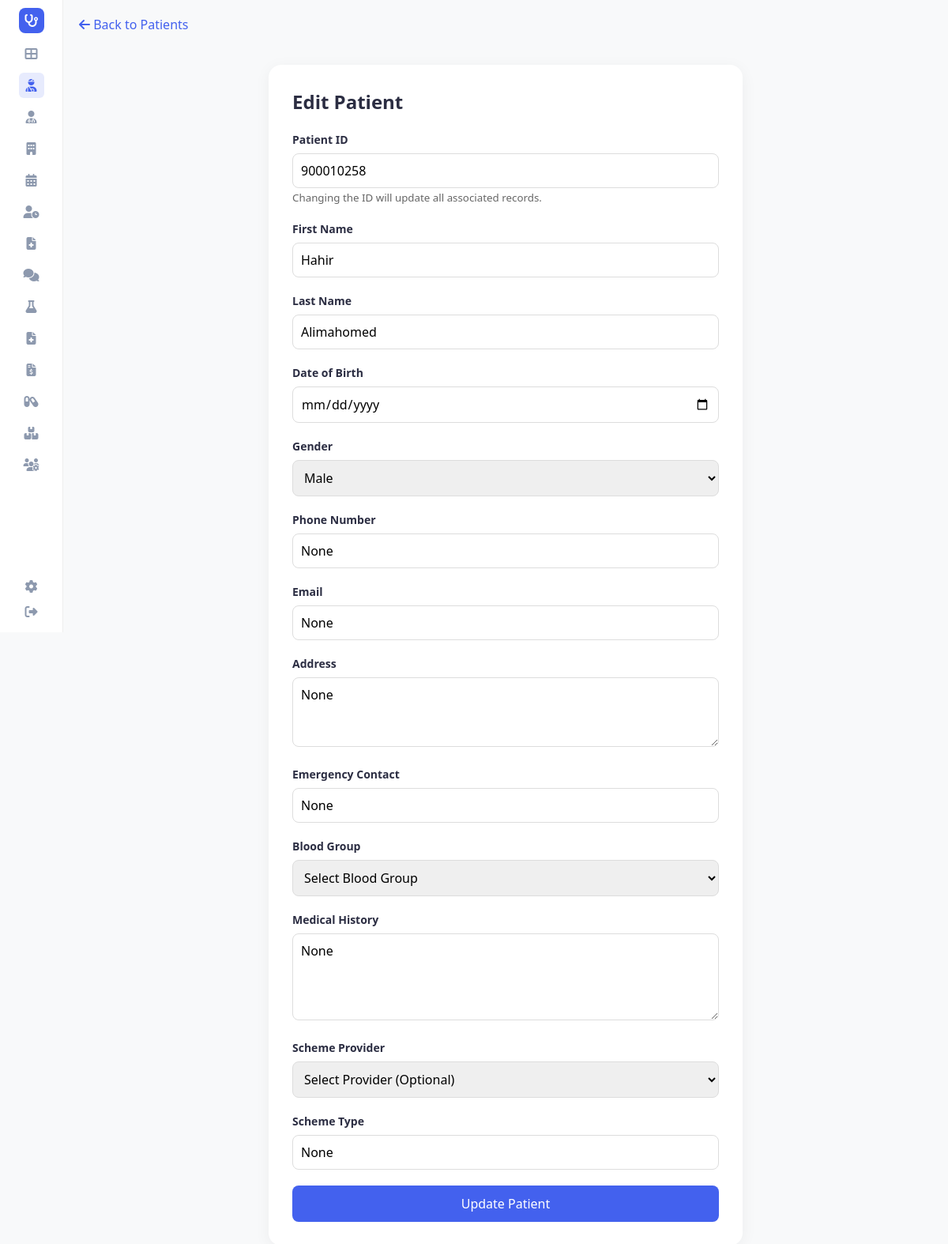
Screenshot of /edit_patient/900010258 (signed in) with the database file from the repository.
### tables this page shows
CREATE TABLE patients (
                patient_id TEXT PRIMARY KEY,
                first_name TEXT,
                last_name TEXT,
                date_of_birth TEXT,
                gender TEXT,
                phone TEXT,
                email TEXT,
                address TEXT,
                emergency_contact TEXT,
                blood_group TEXT,
                medical_history TEXT,
                created_date TEXT,
                scheme_provider TEXT,
                scheme_type TEXT
            , is_deleted INTEGER DEFAULT 0, deleted_at TEXT);

### app.py (the view, shortened to what this page needs)
@app.route('/edit_patient/<patient_id>', methods=['GET', 'POST'])
def edit_patient(patient_id):
    patient = hms.get_patient(patient_id)
    if not patient:
        flash('Patient not found!', 'error')
        return redirect(url_for('patients'))
    return render_template('edit_patient.html', patient=patient, active_page='patients', providers=PROVIDERS)

### app.py (called while the page is built)
@app.before_request
def require_login():
    allowed_routes = ['login', 'register', 'static']
    if request.endpoint not in allowed_routes and 'user_id' not in session:
        return redirect(url_for('login'))

@app.context_processor
def inject_user():
    username = session.get('username')
    role = session.get('role')
    unread = 0
    if username:
        unread = hms.get_unread_count(username, role)
    return dict(current_user=username, current_role=role, unread_messages_count=unread, hms=hms)

### database/db_manager.py (called while the page is built)
    def get_connection(self):
        conn = sqlite3.connect(self.db_file)
        conn.row_factory = sqlite3.Row
        return conn

    def _row_to_obj(self, cls: Type[T], row: sqlite3.Row) -> T:
        d = dict(row)
        for field in fields(cls):
            if field.type in (dict, Dict[str, Any], list, List[Any]) and d.get(field.name):
                try:
                    d[field.name] = json.loads(d[field.name])
                except:
                    pass
            elif field.type == bool and field.name in d:
                d[field.name] = bool(d[field.name])
        allowed = {f.name for f in fields(cls)}
        filtered = {k: v for k, v in d.items() if k in allowed}
        return cls(**filtered)

    def get_by_id(self, cls: Type[T], table: str, id_value: str, id_field: str) -> Optional[T]:
        try:
            conn = self.get_connection()
            cursor = conn.cursor()
            cursor.execute(f"SELECT * FROM {table} WHERE {id_field} = ?", (id_value,))
            row = cursor.fetchone()
            conn.close()
            return self._row_to_obj(cls, row) if row else None
        except Exception as e:
            print(f"Error getting from {table}: {e}")
            return None

### main.py (called while the page is built)
    def get_patient(self, patient_id: str) -> Optional[Patient]:
        return self.db.get_by_id(Patient, 'patients', patient_id, 'patient_id')

    def get_unread_count(self, user_id: str, role: str) -> int:
        conn = self.db.get_connection()
        cursor = conn.cursor()
        cursor.execute("""
            SELECT COUNT(*) FROM messages
            WHERE is_read = 0 AND (recipient_id = ? OR recipient_id = ? OR recipient_id = 'all')
        """, (user_id, role))
        count = cursor.fetchone()[0]
        conn.close()
        return count

### templates/edit_patient.html (shortened to what this page needs)
<!DOCTYPE html>
<html lang="en">
<head>
    <link rel="stylesheet" href="{{ url_for('static', filename='style.css') }}">
    <link rel="stylesheet" href="https://cdnjs.cloudflare.com/ajax/libs/font-awesome/6.4.0/css/all.min.css">
    <link rel="stylesheet" href="https://cdn.jsdelivr.net/npm/choices.js/public/assets/styles/choices.min.css">
</head>
<body>
    <div class="container" >
        {% include 'sidebar.html' %}
        <main class="main-content" >
            <a href="{{ url_for('patients') }}" class="back-link"><i class="fas fa-arrow-left"></i> Back to Patients</a>
            <div class="form-container">
                <h2>Edit Patient</h2>
                <br>
                <form method="POST">
                    <div class="form-group">
                        <label for="patient_id">Patient ID</label>
                        <input type="text" id="patient_id" name="patient_id" value="{{ patient.patient_id }}">
                        <small style="color: #666;">Changing the ID will update all associated records.</small>
                    </div>
                    <div class="form-group">
                        <label for="first_name">First Name</label>
                        <input type="text" id="first_name" name="first_name" value="{{ patient.first_name }}" required>
                    </div>
                    <div class="form-group">
                        <label for="last_name">Last Name</label>
                        <input type="text" id="last_name" name="last_name" value="{{ patient.last_name }}" required>
                    </div>
                    <div class="form-group">
                        <label for="dob">Date of Birth</label>
                        <input type="date" id="dob" name="dob" value="{{ patient.date_of_birth[:10] if patient.date_of_birth else '' }}">
                    </div>
                    <div class="form-group">
                        <label for="gender">Gender</label>
                        <select id="gender" name="gender">
                            <option value="Male" {% if patient.gender == 'Male' %}selected{% endif %}>Male</option>
                        </select>
                    </div>
                    <div class="form-group">
                        <label for="phone">Phone Number</label>
                        <input type="tel" id="phone" name="phone" value="{{ patient.phone }}">
                    </div>
                    <div class="form-group">
                        <label for="email">Email</label>
                        <input type="email" id="email" name="email" value="{{ patient.email }}">
                    </div>
                    <div class="form-group">
                        <label for="address">Address</label>
                        <textarea id="address" name="address" rows="3">{{ patient.address }}</textarea>
                    </div>
                    <div class="form-group">
                        <label for="emergency_contact">Emergency Contact</label>
                        <input type="text" id="emergency_contact" name="emergency_contact" value="{{ patient.emergency_contact }}">
                    </div>
                    <div class="form-group">
                        <label for="blood_group">Blood Group</label>
                        <select id="blood_group" name="blood_group">
                            <option value="" {% if not patient.blood_group %}selected{% endif %}>Select Blood Group</option>
                        </select>
                    </div>
                    <div class="form-group">
                        <label for="medical_history">Medical History</label>
                        <textarea id="medical_history" name="medical_history" rows="4">{{ patient.medical_history }}</textarea>
                    </div>
                    <div class="form-group">
                        <label for="scheme_provider">Scheme Provider</label>
                        <select id="scheme_provider" name="scheme_provider">
                            <option value="" {% if not patient.scheme_provider %}selected{% endif %}>Select Provider (Optional)</option>
                        </select>
                    </div>
                    <div class="form-group">
                        <label for="scheme_type">Scheme Type</label>
                        <input type="text" id="scheme_type" name="scheme_type" value="{{ patient.scheme_type }}" placeholder="e.g. Executive, VIP, Standard">
                    </div>
                    <button type="submit" class="btn-submit">Update Patient</button>
                </form>
            </div>
        </main>
    </div>
</body>
</html>

### static/style.css (style rules this page uses)
:root { --primary-color: #4361ee; --secondary-color: #3f37c9; --success-color: #4cc9f0; --warning-color: #f72585; --text-dark: #2b2d42; --text-light: #8d99ae; --bg-light: #f8f9fa; --white: #ffffff; --sidebar-width: 80px; --border-radius: 16px; --shadow: 0 4px 20px rgba(0, 0, 0, 0.05); }
* { margin: 0; padding: 0; box-sizing: border-box; font-family: 'Segoe UI', Tahoma, Geneva, Verdana, sans-serif; }
body { background-color: var(--bg-light); color: var(--text-dark); min-height: 100vh; margin: 0; }
.container { display: flex !important; min-height: 100vh !important; height: auto !important; overflow: visible !important; }
.main-content { flex: 1 !important; padding: 20px !important; display: flex; flex-direction: column; min-width: 0; }
.form-group label { display: block; margin-bottom: 8px; font-weight: 600; font-size: 14px; }
.form-group input, .form-group select, .form-group textarea { width: 100%; padding: 10px; border: 1px solid #ddd; border-radius: 8px; font-size: 14px; }

### templates/edit_patient.html (style rules this page uses)
.form-container { background-color: white; padding: 30px; border-radius: 16px; box-shadow: 0 4px 20px rgba(0, 0, 0, 0.05); max-width: 600px; margin: 20px auto; }
.form-group { margin-bottom: 20px; }
.form-group label { display: block; margin-bottom: 8px; font-weight: 600; }
.form-group input, .form-group select, .form-group textarea { width: 100%; padding: 10px; border: 1px solid #ddd; border-radius: 8px; font-size: 16px; }
.btn-submit { background-color: #4361ee; color: white; padding: 12px 24px; border: none; border-radius: 8px; cursor: pointer; font-size: 16px; width: 100%; }
.back-link { display: block; margin-bottom: 20px; color: #4361ee; text-decoration: none; }

### rows the page displays
patients: patient_id "900010258", first_name "Hahir", last_name "Alimahomed"
